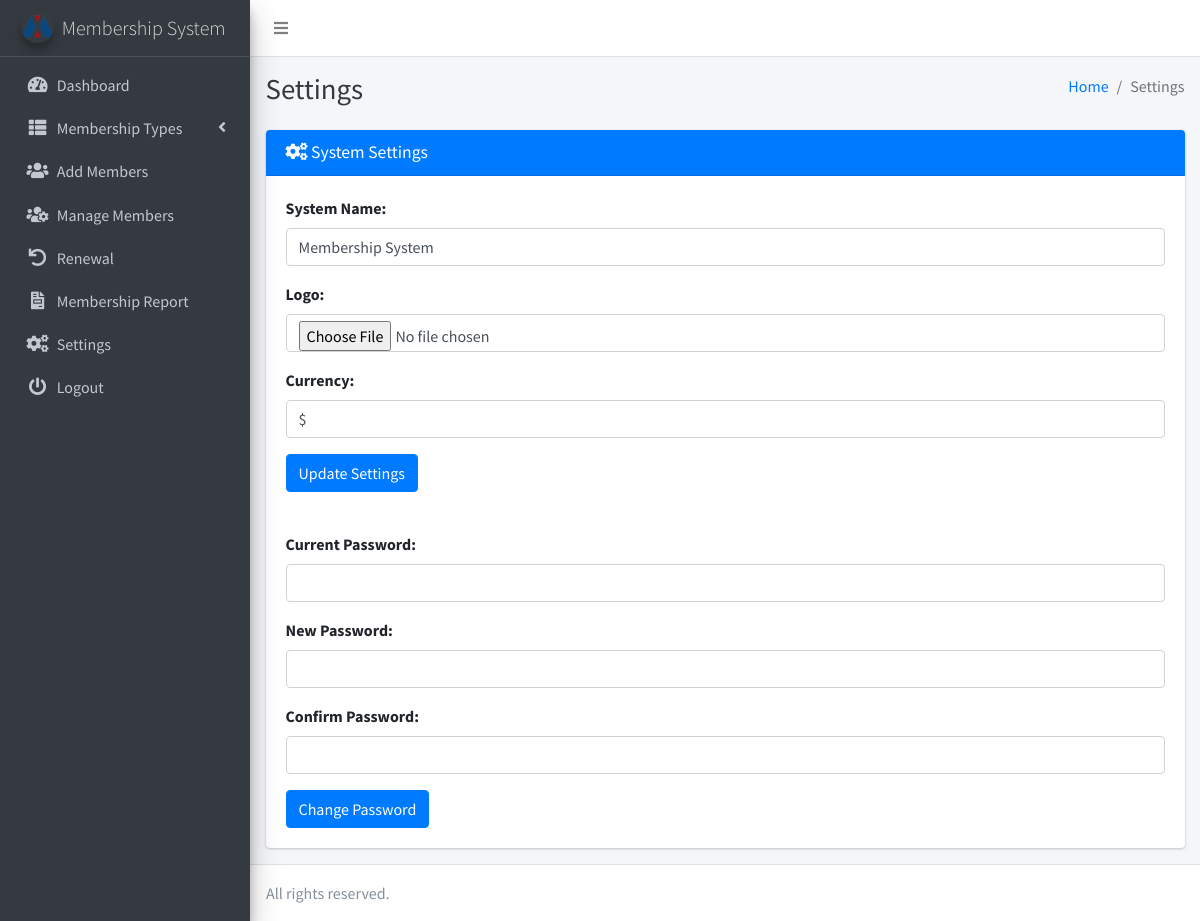
The page /settings.php (signed in) on the database its author committed.
### tables this page shows
CREATE TABLE IF NOT EXISTS `settings` (
`id` int(11) NOT NULL,
  `system_name` varchar(255) NOT NULL,
  `logo` varchar(255) NOT NULL,
  `currency` varchar(50) NOT NULL
);

### settings.php (the view, shortened to what this page needs)
<?php
include('includes/config.php');
$fetchSettingsQuery = "SELECT * FROM settings WHERE id = 1";
$fetchSettingsResult = $conn->query($fetchSettingsQuery);
if ($fetchSettingsResult->num_rows > 0) {
    $settings = $fetchSettingsResult->fetch_assoc();
}
?>
<?php include('includes/header.php');?>
<body class="hold-transition sidebar-mini layout-fixed layout-navbar-fixed layout-footer-fixed">
<div class="wrapper">
    <?php include('includes/nav.php');?>
    <?php include('includes/sidebar.php');?>
    <div class="content-wrapper">
        <?php include('includes/pagetitle.php');?>
        <section class="content">
            <div class="container-fluid">
                <div class="row">
                    <div class="col-md-12">
                        <div class="card card-primary">
                            <div class="card-header">
                                <h3 class="card-title"><i class="fas fa-cogs"></i> System Settings</h3>
                            </div>
                            <form method="post" action="" enctype="multipart/form-data">
                                <div class="card-body">
                                    <div class="form-group">
                                        <label for="systemName">System Name:</label>
                                        <input type="text" id="systemName" name="systemName" class="form-control"
                                            value="<?php echo isset($settings['system_name']) ? $settings['system_name'] : ''; ?>"
                                            required>
                                    </div>
                                    <div class="form-group">
                                        <label for="logo">Logo:</label>
                                        <input type="file" id="logo" name="logo" class="form-control">
                                    </div>
                                    <div class="form-group">
                                        <label for="currency">Currency:</label>
                                        <input type="text" id="currency" name="currency" class="form-control"
                                            value="<?php echo isset($settings['currency']) ? $settings['currency'] : ''; ?>"
                                            required>
                                    </div>
                                    <button type="submit" name="updateSettings" class="btn btn-primary">Update Settings</button>
                                </div>
                            </form>
                            <form method="post" action="">
                                <div class="card-body">
                                    <div class="form-group">
                                        <label for="currentPassword">Current Password:</label>
                                        <input type="password" id="currentPassword" name="currentPassword" class="form-control"
                                            required>
                                    </div>
                                    <div class="form-group">
                                        <label for="newPassword">New Password:</label>
                                        <input type="password" id="newPassword" name="newPassword" class="form-control"
                                            required>
                                    </div>
                                    <div class="form-group">
                                        <label for="confirmPassword">Confirm Password:</label>
                                        <input type="password" id="confirmPassword" name="confirmPassword" class="form-control"
                                            required>
                                    </div>
                                    <button type="submit" name="changePassword" class="btn btn-primary">Change Password</button>
                                </div>
                            </form>
                        </div>
                    </div>
                </div>
            </div>
        </section>
    </div>
    <footer class="main-footer">
    All rights reserved.
    </div>
</body>
</html>

### includes/sidebar.php (shortened to what this page needs)
<aside class="main-sidebar sidebar-dark-primary elevation-4">
    <a href="" class="brand-link">
        <img src="<?php echo getLogoUrl(); ?>" alt="Logo" class="brand-image img-circle elevation-3" style="opacity: .8">
        <span class="brand-text font-weight-light"><?php echo getSystemName(); ?></span>
    </a>
    <?php
    function getSystemName()
    {
        global $conn;
        $systemNameQuery = "SELECT system_name FROM settings";
        $systemNameResult = $conn->query($systemNameQuery);
        return ($systemNameResult->num_rows > 0) ? $systemNameResult->fetch_assoc()['system_name'] : 'CodeAstro';
    }
    function getLogoUrl()
    {
        global $conn;
        $logoQuery = "SELECT logo FROM settings";
        $logoResult = $conn->query($logoQuery);
        return ($logoResult->num_rows > 0) ? $logoResult->fetch_assoc()['logo'] : 'dist/img/AdminLTELogo.png';
    }
    ?>
    <div class="sidebar">
        <nav class="mt-2">
            <ul class="nav nav-pills nav-sidebar flex-column" data-widget="treeview" role="menu" data-accordion="false">
                <li class="nav-item">
                    <a href="dashboard.php" class="nav-link <?php echo ($current_page == 'dashboard.php') ? 'active' : ''; ?>">
                        <i class="nav-icon fas fa-tachometer-alt"></i>
                        <p>Dashboard</p>
                    </a>
                </li>
                <li class="nav-item has-treeview">
                    <a href="#" class="nav-link <?php echo ($current_page == 'add_type.php' || $current_page == 'view_type.php' || $current_page == 'edit_type.php') ? 'active' : ''; ?>">
                        <i class="nav-icon fas fa-th-list"></i>
                        <p>
                            Membership Types
                            <i class="fas fa-angle-left right"></i>
                        </p>
                    </a>
                </li>
                <li class="nav-item">
                    <a href="add_members.php" class="nav-link <?php echo ($current_page == 'add_members.php') ? 'active' : ''; ?>">
                        <i class="nav-icon fas fa-users"></i>
                        <p>Add Members</p>
                    </a>
                </li>
                <li class="nav-item">
                    <a href="manage_members.php" class="nav-link <?php echo ($current_page == 'manage_members.php' || $current_page == 'edit_member.php' || $current_page == 'memberProfile.php') ? 'active' : ''; ?>">
                        <i class="nav-icon fas fa-users-cog"></i>
                        <p>Manage Members</p>
                    </a>
                </li>
                <li class="nav-item">
                    <a href="list_renewal.php" class="nav-link <?php echo ($current_page == 'list_renewal.php' || $current_page == 'renew.php') ? 'active' : ''; ?>">
                        <i class="nav-icon fas fa-undo"></i>
                        <p>Renewal</p>
                    </a>
                </li>
                <li class="nav-item">
                    <a href="report.php" class="nav-link <?php echo ($current_page == 'report.php') ? 'active' : ''; ?>">
                        <i class="nav-icon fas fa-file-invoice"></i>
                        <p>Membership Report</p>
                    </a>
                </li>
                <li class="nav-item">
                    <a href="settings.php" class="nav-link <?php echo ($current_page == 'settings.php') ? 'active' : ''; ?>">
                        <i class="nav-icon fas fa-cogs"></i>
                        <p>Settings</p>
                    </a>
                </li>
                <li class="nav-item">
                    <a href="logout.php" class="nav-link <?php echo ($current_page == 'logout.php') ? 'active' : ''; ?>">
                        <i class="nav-icon fas fa-power-off"></i>
                        <p>Logout</p>
                    </a>
                </li>
            </ul>
        </nav>
    </div>
</aside>

### rows shown on the page
settings: logo (picture), system_name "Membership System", systemName "Membership System", currency "$"

### other values the page prints
$pageTitle "Settings"
